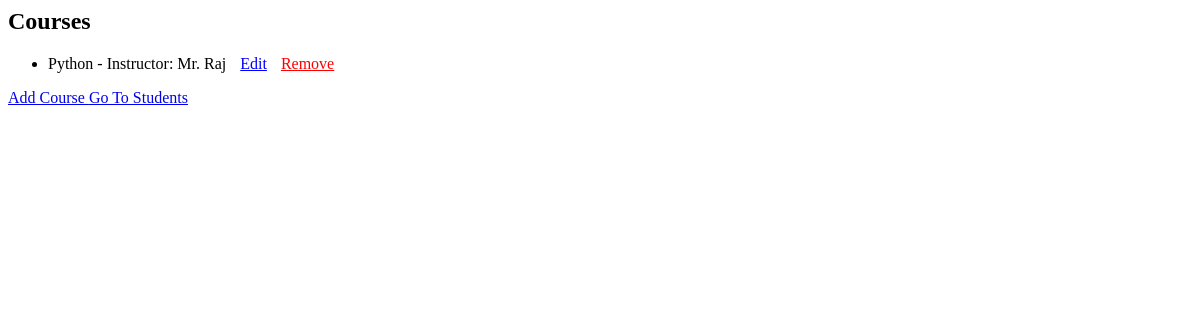
Page /courses/ on the earlier database version.
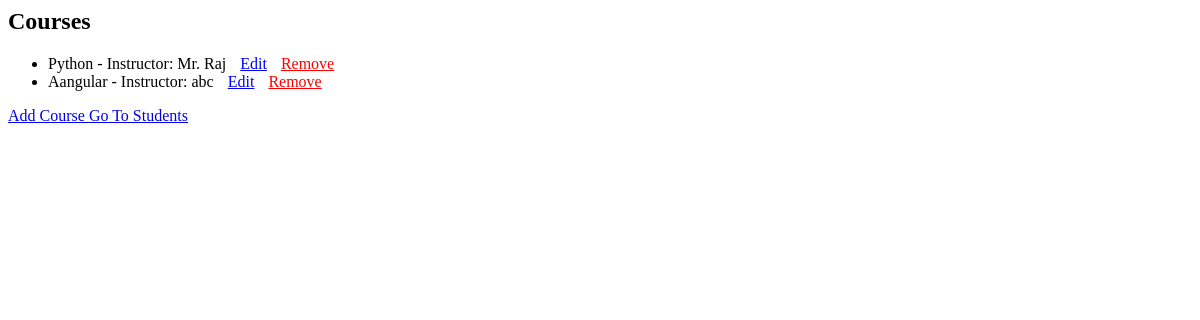
Same page on the later database version.
### school/models.py (models this page shows, shortened)
class Course(models.Model):
    name = models.CharField(max_length=100)
    instructor = models.CharField(max_length=100)

### school/views.py (the view)
# urls.py: path('courses/', views.course_list, name='course_list'),  # New URL pattern for course list
def course_list(request):
    courses = Course.objects.all()
    return render(request, 'course_list.html', {'courses': courses})

### school/templates/course_list.html
<h2>Courses</h2>
<ul>
{% for c in courses %}
    <li>{{ c.name }} - Instructor: {{ c.instructor }}
        <span>
            <a href="{% url 'add_edit_course' c.id %}" style="color: blue; margin-left: 10px;">Edit</a>
            <a href="{% url 'delete_course' c.id %}" style="color: red; margin-left: 10px;">Remove</a>
         </span>
    </li>
{% endfor %}
</ul>
<a href="{% url 'add_edit_course' %}">Add Course </a>
<a href="{% url 'student_list' %}">Go To Students </a>

Differences in the rows shown:
added Course: name "Aangular", instructor "abc"
